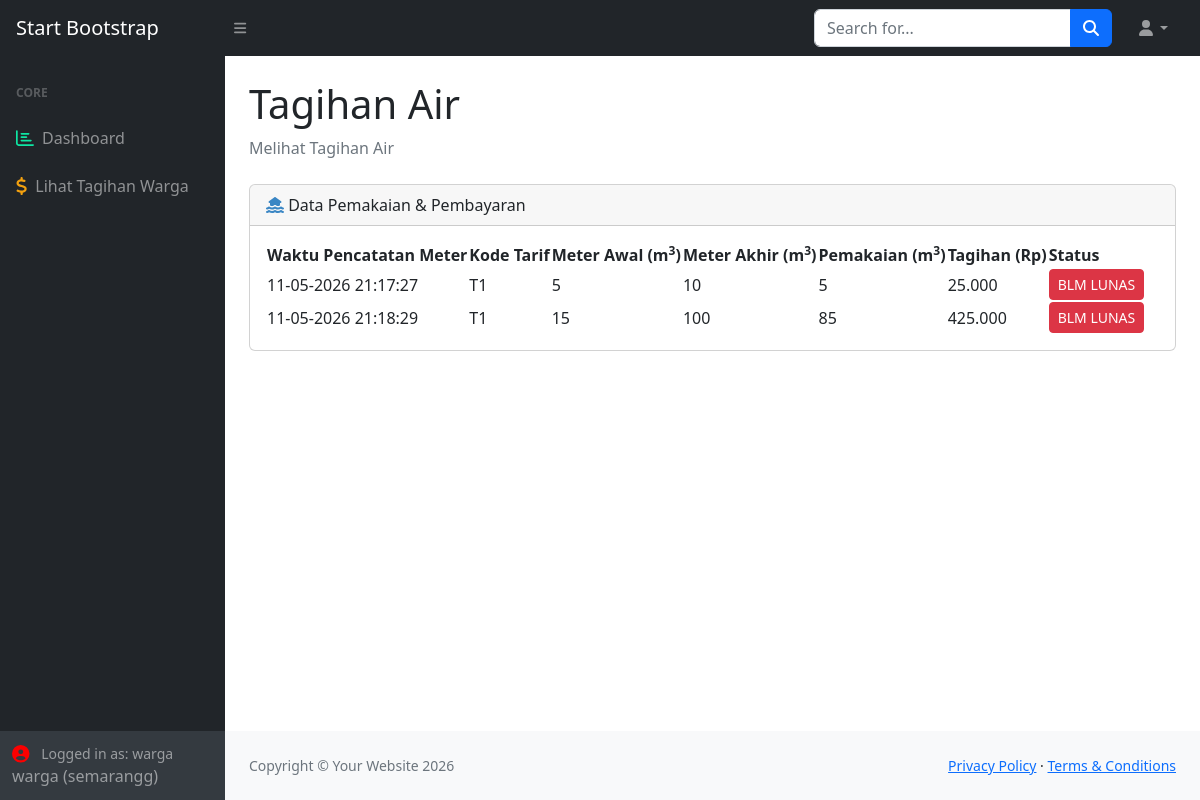
Screenshot of /login/index.php?p=tagihan_sendiri (signed in) with the database file from the repository.
### tables this page shows
CREATE TABLE `user` (
  `username` varchar(100) NOT NULL,
  `password` varchar(100) NOT NULL,
  `nama` varchar(200) NOT NULL,
  `alamat` text NOT NULL,
  `kota` varchar(50) NOT NULL,
  `tlp` varchar(100) NOT NULL,
  `level` varchar(50) NOT NULL,
  `tipe` char(5) NOT NULL,
  `status` varchar(10) NOT NULL
);

CREATE TABLE `pemakaian` (
  `no` int NOT NULL,
  `username` varchar(100) NOT NULL,
  `meter_awal` smallint NOT NULL,
  `meter_akhir` smallint NOT NULL,
  `pemakaian` smallint NOT NULL,
  `tgl` date NOT NULL,
  `waktu` time NOT NULL,
  `kd_tarif` varchar(10) NOT NULL,
  `tagihan` mediumint NOT NULL,
  `status` varchar(15) NOT NULL
);

### assets/func.php (called while the page is built, shortened)
<?php
class klas_air
{
    function koneksi()
    {
        $koneksi = mysqli_connect("localhost", "root","", "airdb");
        return $koneksi;
    }
    function dt_user($sesi_user)
    {
        $q = mysqli_query($this->koneksi(), "SELECT nama,kota,level FROM user WHERE username='$sesi_user'");
        $d = mysqli_fetch_row($q);
        return $d;
    }
    function tgl_walik($tgl)
    {
        $e = explode("-", $tgl);
        $tgl_baru = "$e[2]-$e[1]-$e[0]";
        return $tgl_baru;
    }
}

### login/index.php (the view, shortened to what this page needs)
<?php
include '../assets/func.php';
$air = new klas_air;
$koneksi = $air->koneksi();
$dt_user = $air->dt_user($_SESSION['user']);
$level = $dt_user[2];
?>
<!DOCTYPE html>
<html lang="en">
<head>
    <link href="https://cdn.jsdelivr.net/npm/simple-datatables@7.1.2/dist/style.min.css" rel="stylesheet" />
    <link href="../css/styles.css" rel="stylesheet" />
</head>
<body class="sb-nav-fixed">
    <nav class="sb-topnav navbar navbar-expand navbar-dark bg-dark">
        <a class="navbar-brand ps-3" href="index.html">Start Bootstrap</a>
        <button class="btn btn-link btn-sm order-1 order-lg-0 me-4 me-lg-0" id="sidebarToggle" href="#!"><i class="fas fa-bars"></i></button>
        <form class="d-none d-md-inline-block form-inline ms-auto me-0 me-md-3 my-2 my-md-0">
            <div class="input-group">
                <input class="form-control" type="text" placeholder="Search for..." aria-label="Search for..." aria-describedby="btnNavbarSearch" />
                <button class="btn btn-primary" id="btnNavbarSearch" type="button"><i class="fas fa-search"></i></button>
            </div>
        </form>
        <ul class="navbar-nav ms-auto ms-md-0 me-3 me-lg-4">
            <li class="nav-item dropdown">
                <a class="nav-link dropdown-toggle" id="navbarDropdown" href="#" role="button" data-bs-toggle="dropdown" aria-expanded="false"><i class="fas fa-user fa-fw"></i></a>
            </li>
        </ul>
    </nav>
    <div id="layoutSidenav">
        <div id="layoutSidenav_nav">
            <nav class="sb-sidenav accordion sb-sidenav-dark" id="sidenavAccordion">
                <div class="sb-sidenav-menu">
                    <div class="nav">
                        <div class="sb-sidenav-menu-heading">Core</div>
                        <a class="nav-link" href="index.php">
                            <div class="sb-nav-link-icon"><i class="fa-regular fa-chart-bar fa-beat fa-lg" style="color: rgb(14, 230, 163);"></i></div>
                            Dashboard
                        </a>
                        <?php
                        if ($level == "admin") {
                        ?>
                            <a class="nav-link" href="index.php?p=user">
                                <div class="sb-nav-link-icon"><i class="fa-solid fa-users fa-beat fa-lg" style="color: rgb(255, 249, 249);"></i></div>
                                Manajemen User
                            </a>
                            <a class="nav-link" href="index.php?p=tarif">
                                <div class="sb-nav-link-icon"><i class="fa-solid fa-dollar-sign fa-flip fa-lg" style="color: rgb(243, 161, 15);"></i></div>
                                Manajemen Tarif
                            </a>
                            <a class="nav-link" href="index.php?p=catat_meter">
                                <div class="sb-nav-link-icon"><i class="fa-solid fa-droplet fa-bounce fa-lg" style="color: rgb(116, 192, 252);"></i></div>
                                Lihat Pemakaian Warga
                            </a>
                            <!-- <a class="nav-link" href="index.php?p=pembayaran_warga">
                                <div class="sb-nav-link-icon"><i class="fa-solid fa-dollar-sign fa-flip fa-lg" style="color: rgb(243, 161, 15);"></i></i></div>
                                Pembayaran Warga
                            </a> -->
                            <!-- <a class="nav-link" href="index.php?p=ubah_datameter_warga">
                                <div class="sb-nav-link-icon"><i class="fa-solid fa-database fa-fade fa-lg" style="color: rgb(15, 243, 27);"></i></div>
                                Ubah Datameter Warga
                            </a> -->
                        <?php
                        } elseif ($level == "warga") {
                        ?>
                            <a class="nav-link" href="index.php?p=tagihan_sendiri">
                                <div class="sb-nav-link-icon"><i class="fa-solid fa-dollar-sign fa-flip fa-lg" style="color: rgb(243, 161, 15);"></i></div>
                                Lihat Tagihan Warga
                            </a>
                        <?php
                        }
                        ?>
                    </div>
                </div>
                <div class="sb-sidenav-footer">
                    <div class="small"><i class="fa-solid fa-circle-user fa-beat fa-lg me-2" style="color: rgb(252, 0, 0);"></i></i> Logged in as: <?php echo $dt_user[2] ?></div>
                    <?php echo $dt_user[0] . ' (' . $dt_user[1] . ')'; ?>
                </div>
            </nav>
        </div>
        <div id="layoutSidenav_content">
            <main>
                <div class="container-fluid px-4">
                    <?php
                    $e = explode("=", $_SERVER['REQUEST_URI']);
                    if (!empty($e[1])) {
                        if ($e[1] == "user" || $e[1] == "user_edit&user") {
                            $h1 = "Manajemen User";
                            $li = "Menu untuk CRUD User";
                        } elseif ($e[1] == "pemakaian_warga") {
                            $h1 = "Lihat Pemakaian Warga";
                            $li = "Lihat Data Pemakaian Air Warga";
                        } elseif ($e[1] == "pembayaran_warga") {
                            $h1 = "Lihat Pembayaran Warga";
                            $li = "Lihat Data Pembayaran Air Warga";
                        } elseif ($e[1] == "ubah_datameter_warga") {
                            $h1 = "Ubah Data Meter Warga";
                            $li = "Ubah Data Meter Air Warga";
                        } elseif ($e[1] == "tarif" || $e[1] == "tarif_edit&kd_tarif") {
                            $h1 = "Lihat Tarif Warga";
                            $li = "Lihat Tarif Pembayaran warga";
                        } elseif ($e[1] == "catat_meter" || $e[1] == "meter_edit&no") {
                            $h1 = "Catat Meter Warga";
                            $li = "Mencatat Meter Warga";
                        } elseif ($e[1] == "lihat_pemakaian") {
                            $h1 = "Lihat Pemakaian Air";
                            $li = "Lihat Pemakaian Air";
                        } elseif ($e[1] == "hasil_pemakaian") {
                            $h1 = "Hasil Pemakaian Warga";
                            $li = "Melihat Hasil pemakaian warga";
                        } elseif ($e[1] == "riwayat_pemakain") {
                            $h1 = "Riwayat Pemakain";
                            $li = "Melihat Riwayat Pemakaian";
                        } elseif ($e[1] == "tagihan_sendiri" || $e[1] == "tagihan_sendiri&no") {
                            $h1 = "Tagihan Air";
                            $li = "Melihat Tagihan Air";
                        } elseif ($e[1] == "irfan") {
                            $h1 = "Irfan Rifai";
                            $li = "4.31.24.2.15";
                        }
                    } else {
                        $h1 = "Dashboard";
                        $li = "Dashboard";
                    }
                    ?>
                    <h1 class="mt-4"><?php echo $h1 ?></h1>
                    <ol class="breadcrumb mb-4">
                        <li class="breadcrumb-item active"><?php echo $li ?></li>
                    </ol>
                                    <?php
                                    $q = mysqli_query($koneksi, "SELECT no,username,meter_awal,meter_akhir,pemakaian,tgl,waktu,tagihan,status FROM pemakaian ORDER BY tgl DESC, username ASC");
                                    while ($d = mysqli_fetch_row($q)) {
                                        $dt_user2 = $air->dt_user($d[1]);
                                    }
                                    ?>
                    <div class="card mb-4" id="tagihan_sendiri_list">
                        <div class="card-header">
                            <i class="fa-solid fa-house-flood-water fa-flip" style="color: rgb(58, 134, 196);"></i>
                            Data Pemakaian & Pembayaran
                        </div>
                        <div class="card-body">
                            <table id="tagihan_sendiri_table">
                                <thead>
                                    <tr>
                                        <th>Waktu Pencatatan Meter</th>
                                        <th>Kode Tarif</th>
                                        <th>Meter Awal (m<sup>3</sup>)</th>
                                        <th>Meter Akhir (m<sup>3</sup>)</th>
                                        <th>Pemakaian (m<sup>3</sup>)</th>
                                        <?php if ($dt_user[2] != "petugas") { ?>
                                            <th>Tagihan (Rp)</th>
                                            <th>Status</th>
                                        <?php } ?>
                                    </tr>
                                </thead>
                                <tbody>
                                    <?php
                                    $user_login = $_SESSION['user'];
                                    $q = mysqli_query($koneksi, "SELECT * FROM pemakaian WHERE username = '$user_login' ORDER BY tgl DESC");
                                    while ($d = mysqli_fetch_row($q)) {
                                        $tgl        = $air->tgl_walik($d[5]);
                                        $waktu      = $d[6];
                                        $kd_tarif   = $d[7];
                                        $meter_awal = $d[2];
                                        $meter_akhir = $d[3];
                                        $pemakaian  = $d[4];
                                        $tagihan    = $d[8];
                                        $statuspb   = $d[9];
                                        echo "<tr>
                                                    <td>$tgl $waktu</td>
                                                    <td>$kd_tarif</td>
                                                    <td>$meter_awal</td>
                                                    <td>$meter_akhir</td>
                                                    <td>$pemakaian</td>
                                                    <td> " . number_format($tagihan, 0, ',', '.') . "</td>";
                                        $warna_btn = ($statuspb == "LUNAS") ? "btn-success" : "btn-danger";
                                        echo "<td><button type='button' class='btn $warna_btn btn-sm'>$statuspb</button></td>
                                                </tr>";
                                    }
                                    ?>
                                </tbody>
                            </table>
                        </div>
                    </div>
                </div>
            </main>
            <footer class="py-4 bg-light mt-auto">
                <div class="container-fluid px-4">
                    <div class="d-flex align-items-center justify-content-between small">
                        <div class="text-muted">Copyright &copy; Your Website 2026</div>
                        <div>
                            <a href="#">Privacy Policy</a>
                            &middot;
                            <a href="#">Terms &amp; Conditions</a>
                        </div>
                    </div>
                </div>
            </footer>
        </div>
    </div>
</body>
</html>

### rows the page displays
user: level "warga", nama "warga", kota "semarangg"
pemakaian: tgl "11-05-2026", waktu "21:17:27", kd_tarif "T1", meter_awal "5", meter_akhir "10", pemakaian "5", tagihan "25.000", status "BLM LUNAS"
pemakaian: tgl "11-05-2026", waktu "21:18:29", kd_tarif "T1", meter_awal "15", meter_akhir "100", pemakaian "85", tagihan "425.000", status "BLM LUNAS"

### other values shown
$h1 "Tagihan Air"
$li "Melihat Tagihan Air"
